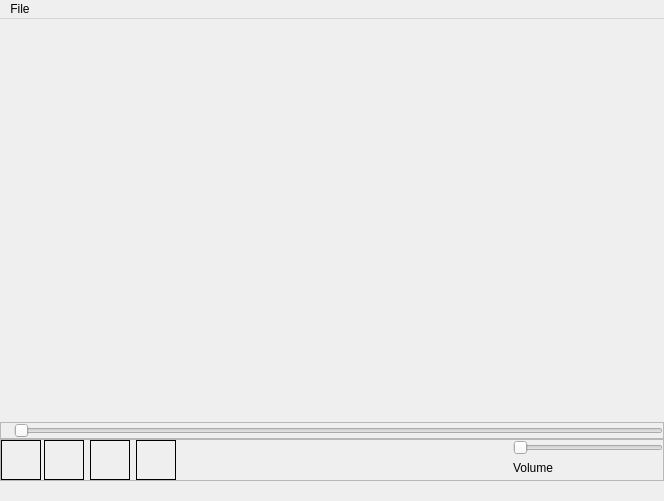
<?xml version="1.0" encoding="UTF-8"?>
<ui version="4.0">
 <class>musicPlayer</class>
 <widget class="QMainWindow" name="musicPlayer">
  <property name="geometry">
   <rect>
    <x>0</x>
    <y>0</y>
    <width>664</width>
    <height>501</height>
   </rect>
  </property>
  <property name="windowTitle">
   <string>musicPlayer</string>
  </property>
  <property name="styleSheet">
   <string notr="true">QPushButton{
border:1px solid black;
background-position:center;
background-repeat:no-repeat;
padding:5px;
}
QPushButton:hover{
background-color:rgb(15, 139, 125);
}
QPushButton:pressed{
background-color:rgb(154, 154, 154);
}
</string>
  </property>
  <widget class="QWidget" name="centralwidget">
   <layout class="QVBoxLayout" name="verticalLayout_3">
    <property name="spacing">
     <number>0</number>
    </property>
    <property name="leftMargin">
     <number>0</number>
    </property>
    <property name="topMargin">
     <number>0</number>
    </property>
    <property name="rightMargin">
     <number>0</number>
    </property>
    <property name="bottomMargin">
     <number>0</number>
    </property>
    <item>
     <widget class="QWidget" name="media" native="true">
      <property name="sizePolicy">
       <sizepolicy hsizetype="MinimumExpanding" vsizetype="MinimumExpanding">
        <horstretch>0</horstretch>
        <verstretch>0</verstretch>
       </sizepolicy>
      </property>
     </widget>
    </item>
    <item>
     <widget class="QFrame" name="frame_2">
      <property name="sizePolicy">
       <sizepolicy hsizetype="Preferred" vsizetype="Maximum">
        <horstretch>0</horstretch>
        <verstretch>0</verstretch>
       </sizepolicy>
      </property>
      <property name="frameShape">
       <enum>QFrame::StyledPanel</enum>
      </property>
      <property name="frameShadow">
       <enum>QFrame::Raised</enum>
      </property>
      <layout class="QHBoxLayout" name="horizontalLayout_4">
       <property name="spacing">
        <number>6</number>
       </property>
       <property name="leftMargin">
        <number>0</number>
       </property>
       <property name="topMargin">
        <number>0</number>
       </property>
       <property name="rightMargin">
        <number>0</number>
       </property>
       <property name="bottomMargin">
        <number>0</number>
       </property>
       <item>
        <layout class="QHBoxLayout" name="horizontalLayout_3">
         <item>
          <widget class="QLabel" name="duration">
           <property name="text">
            <string/>
           </property>
          </widget>
         </item>
         <item>
          <widget class="QSlider" name="slider">
           <property name="orientation">
            <enum>Qt::Horizontal</enum>
           </property>
          </widget>
         </item>
        </layout>
       </item>
      </layout>
     </widget>
    </item>
    <item>
     <widget class="QFrame" name="frame">
      <property name="sizePolicy">
       <sizepolicy hsizetype="Preferred" vsizetype="Maximum">
        <horstretch>0</horstretch>
        <verstretch>0</verstretch>
       </sizepolicy>
      </property>
      <property name="frameShape">
       <enum>QFrame::StyledPanel</enum>
      </property>
      <property name="frameShadow">
       <enum>QFrame::Raised</enum>
      </property>
      <layout class="QVBoxLayout" name="verticalLayout_2">
       <property name="leftMargin">
        <number>0</number>
       </property>
       <property name="topMargin">
        <number>0</number>
       </property>
       <property name="rightMargin">
        <number>0</number>
       </property>
       <property name="bottomMargin">
        <number>0</number>
       </property>
       <item>
        <layout class="QHBoxLayout" name="horizontalLayout_2">
         <item>
          <layout class="QHBoxLayout" name="horizontalLayout">
           <property name="spacing">
            <number>3</number>
           </property>
           <item>
            <widget class="QPushButton" name="play">
             <property name="sizePolicy">
              <sizepolicy hsizetype="Preferred" vsizetype="MinimumExpanding">
               <horstretch>0</horstretch>
               <verstretch>0</verstretch>
              </sizepolicy>
             </property>
             <property name="minimumSize">
              <size>
               <width>40</width>
               <height>40</height>
              </size>
             </property>
             <property name="maximumSize">
              <size>
               <width>40</width>
               <height>40</height>
              </size>
             </property>
             <property name="styleSheet">
              <string notr="true">image: url(:/icons/assets/play.svg);</string>
             </property>
             <property name="text">
              <string/>
             </property>
             <property name="shortcut">
              <string>Space</string>
             </property>
            </widget>
           </item>
           <item>
            <widget class="QPushButton" name="pause">
             <property name="sizePolicy">
              <sizepolicy hsizetype="Preferred" vsizetype="MinimumExpanding">
               <horstretch>0</horstretch>
               <verstretch>0</verstretch>
              </sizepolicy>
             </property>
             <property name="minimumSize">
              <size>
               <width>40</width>
               <height>40</height>
              </size>
             </property>
             <property name="maximumSize">
              <size>
               <width>40</width>
               <height>40</height>
              </size>
             </property>
             <property name="styleSheet">
              <string notr="true">image: url(:/icons/assets/pause.svg);</string>
             </property>
             <property name="text">
              <string/>
             </property>
             <property name="shortcut">
              <string>P</string>
             </property>
            </widget>
           </item>
          </layout>
         </item>
         <item>
          <widget class="QPushButton" name="fullScreen">
           <property name="sizePolicy">
            <sizepolicy hsizetype="Preferred" vsizetype="MinimumExpanding">
             <horstretch>0</horstretch>
             <verstretch>0</verstretch>
            </sizepolicy>
           </property>
           <property name="minimumSize">
            <size>
             <width>40</width>
             <height>40</height>
            </size>
           </property>
           <property name="maximumSize">
            <size>
             <width>40</width>
             <height>40</height>
            </size>
           </property>
           <property name="whatsThis">
            <string>&lt;html&gt;&lt;head/&gt;&lt;body&gt;&lt;p&gt;Full Screen application&lt;/p&gt;&lt;p&gt;&lt;br/&gt;&lt;/p&gt;&lt;/body&gt;&lt;/html&gt;</string>
           </property>
           <property name="styleSheet">
            <string notr="true">image: url(:/icons/assets/fullscreen.png);
image-position:center;
</string>
           </property>
           <property name="text">
            <string/>
           </property>
           <property name="shortcut">
            <string>Ctrl+F</string>
           </property>
          </widget>
         </item>
         <item>
          <widget class="QPushButton" name="videoFullScreen">
           <property name="sizePolicy">
            <sizepolicy hsizetype="Preferred" vsizetype="MinimumExpanding">
             <horstretch>0</horstretch>
             <verstretch>0</verstretch>
            </sizepolicy>
           </property>
           <property name="minimumSize">
            <size>
             <width>40</width>
             <height>40</height>
            </size>
           </property>
           <property name="maximumSize">
            <size>
             <width>40</width>
             <height>40</height>
            </size>
           </property>
           <property name="whatsThis">
            <string>&lt;html&gt;&lt;head/&gt;&lt;body&gt;&lt;p&gt;Full Screen Video&lt;/p&gt;&lt;p&gt;&lt;br/&gt;&lt;/p&gt;&lt;/body&gt;&lt;/html&gt;</string>
           </property>
           <property name="styleSheet">
            <string notr="true">image: url(:/icons/assets/videoFullScreen.png);
image-position:center;
</string>
           </property>
           <property name="text">
            <string/>
           </property>
           <property name="shortcut">
            <string>F</string>
           </property>
          </widget>
         </item>
         <item>
          <spacer name="horizontalSpacer">
           <property name="orientation">
            <enum>Qt::Horizontal</enum>
           </property>
           <property name="sizeHint" stdset="0">
            <size>
             <width>40</width>
             <height>20</height>
            </size>
           </property>
          </spacer>
         </item>
         <item>
          <spacer name="horizontalSpacer_2">
           <property name="orientation">
            <enum>Qt::Horizontal</enum>
           </property>
           <property name="sizeHint" stdset="0">
            <size>
             <width>40</width>
             <height>20</height>
            </size>
           </property>
          </spacer>
         </item>
         <item>
          <layout class="QVBoxLayout" name="verticalLayout">
           <property name="spacing">
            <number>0</number>
           </property>
           <item>
            <widget class="QSlider" name="volume">
             <property name="minimumSize">
              <size>
               <width>150</width>
               <height>0</height>
              </size>
             </property>
             <property name="maximumSize">
              <size>
               <width>150</width>
               <height>16777215</height>
              </size>
             </property>
             <property name="orientation">
              <enum>Qt::Horizontal</enum>
             </property>
            </widget>
           </item>
           <item>
            <widget class="QLabel" name="volumeLabel">
             <property name="minimumSize">
              <size>
               <width>150</width>
               <height>0</height>
              </size>
             </property>
             <property name="maximumSize">
              <size>
               <width>150</width>
               <height>16777215</height>
              </size>
             </property>
             <property name="text">
              <string>Volume</string>
             </property>
             <property name="alignment">
              <set>Qt::AlignLeading|Qt::AlignLeft|Qt::AlignVCenter</set>
             </property>
            </widget>
           </item>
          </layout>
         </item>
        </layout>
       </item>
      </layout>
     </widget>
    </item>
    <item>
     <layout class="QHBoxLayout" name="horizontalLayout_5">
      <item>
       <widget class="QLabel" name="currentMedia">
        <property name="sizePolicy">
         <sizepolicy hsizetype="MinimumExpanding" vsizetype="Minimum">
          <horstretch>0</horstretch>
          <verstretch>0</verstretch>
         </sizepolicy>
        </property>
        <property name="minimumSize">
         <size>
          <width>0</width>
          <height>20</height>
         </size>
        </property>
        <property name="maximumSize">
         <size>
          <width>16777215</width>
          <height>20</height>
         </size>
        </property>
        <property name="text">
         <string/>
        </property>
       </widget>
      </item>
      <item>
       <spacer name="horizontalSpacer_3">
        <property name="orientation">
         <enum>Qt::Horizontal</enum>
        </property>
        <property name="sizeHint" stdset="0">
         <size>
          <width>40</width>
          <height>20</height>
         </size>
        </property>
       </spacer>
      </item>
     </layout>
    </item>
   </layout>
  </widget>
  <widget class="QMenuBar" name="menubar">
   <property name="geometry">
    <rect>
     <x>0</x>
     <y>0</y>
     <width>664</width>
     <height>21</height>
    </rect>
   </property>
   <widget class="QMenu" name="menuOpen">
    <property name="title">
     <string>File</string>
    </property>
    <addaction name="actionOpen"/>
   </widget>
   <addaction name="menuOpen"/>
  </widget>
  <action name="actionOpen">
   <property name="text">
    <string>Open</string>
   </property>
  </action>
 </widget>
 <resources/>
 <connections/>
</ui>
